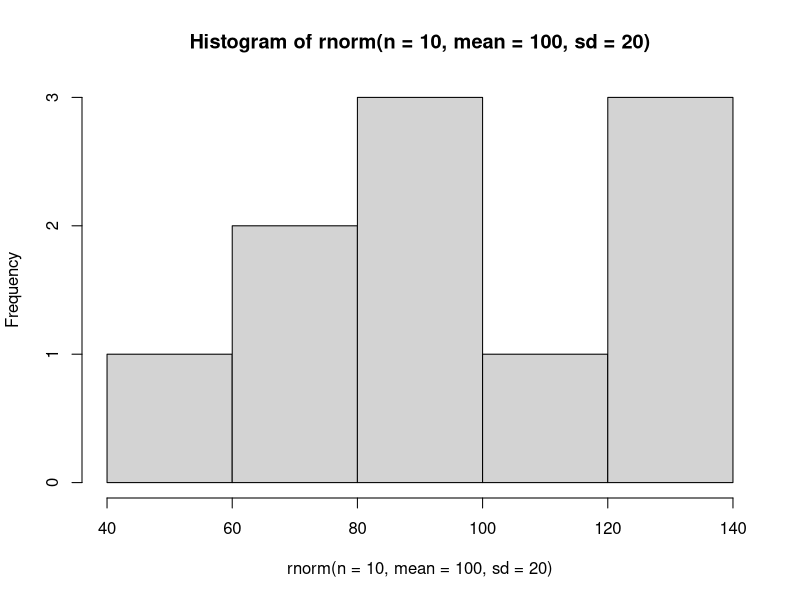
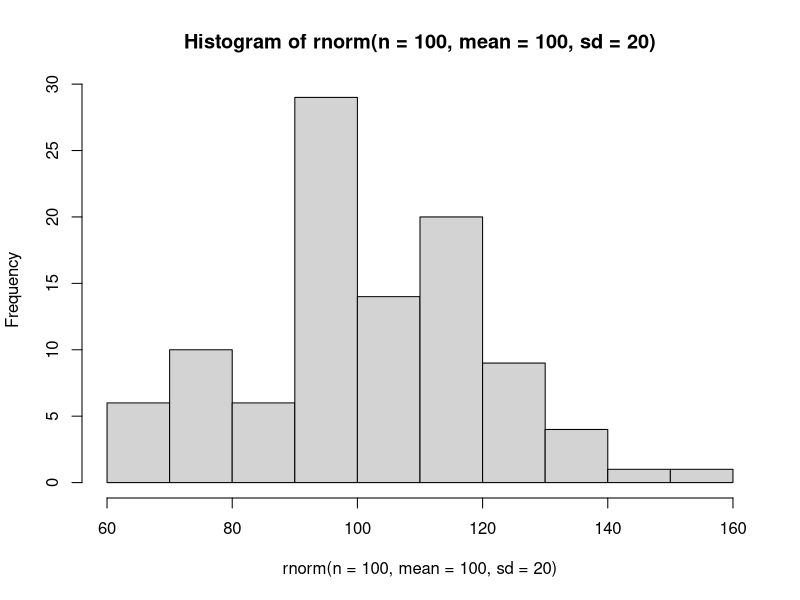
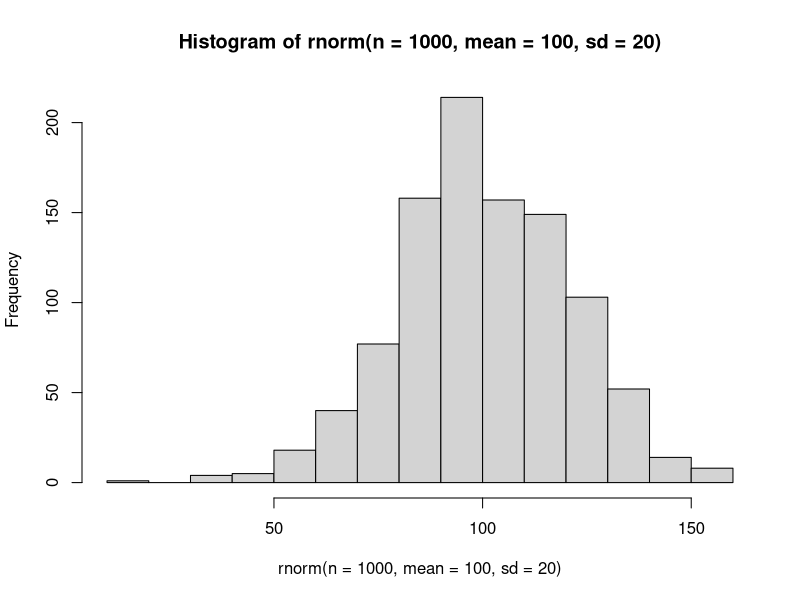
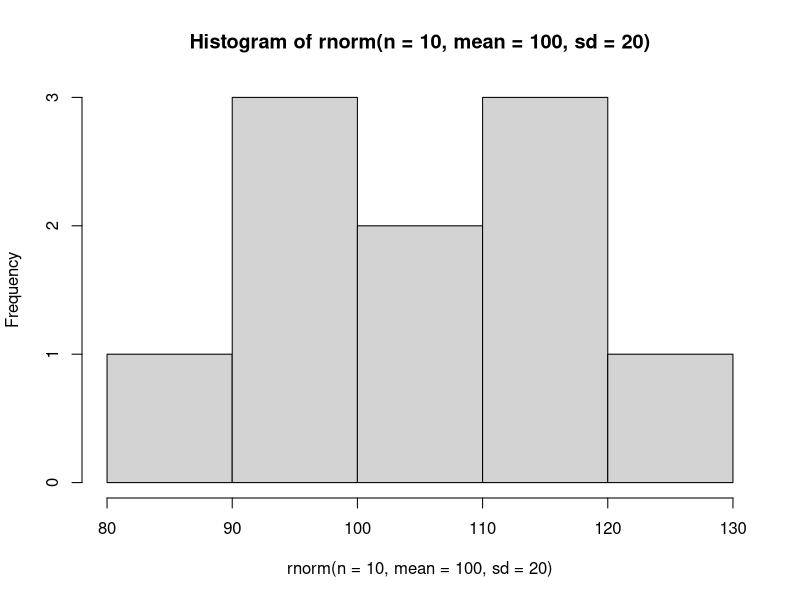
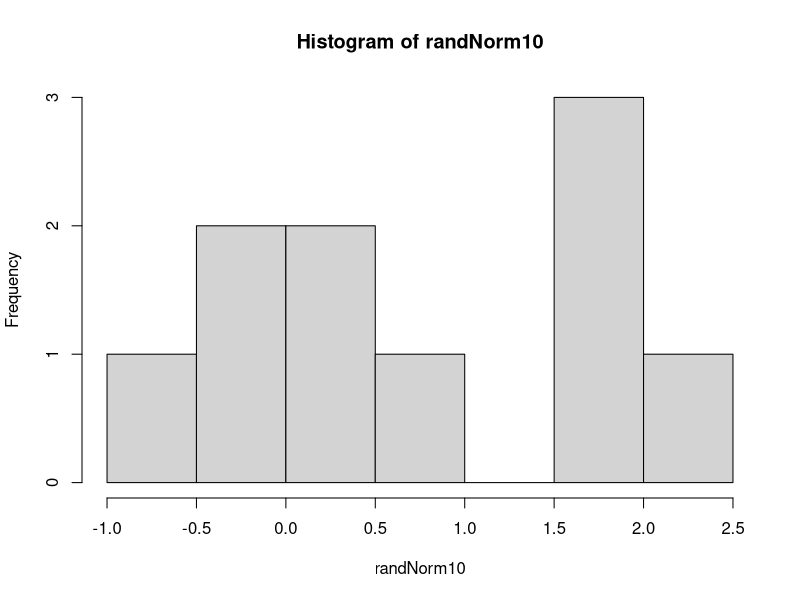

Reproduce these figures in R, in order.
A <- rnorm(10)
mean(A)
A <- rnorm(10, mean = 1, sd = 3)
mean(A)
A <- rnorm(100000, mean = 1, sd =2)
mean(A)
hist(rnorm(n=10, mean = 100, sd=20))
hist(rnorm(n=100, mean = 100, sd=20))
hist(rnorm(n=1000, mean = 100, sd=20))
hist(rnorm(n=10, mean = 100, sd=20))
randNorm10 <- rnorm(10)
hist(randNorm10)
dnorm(randNorm10)
